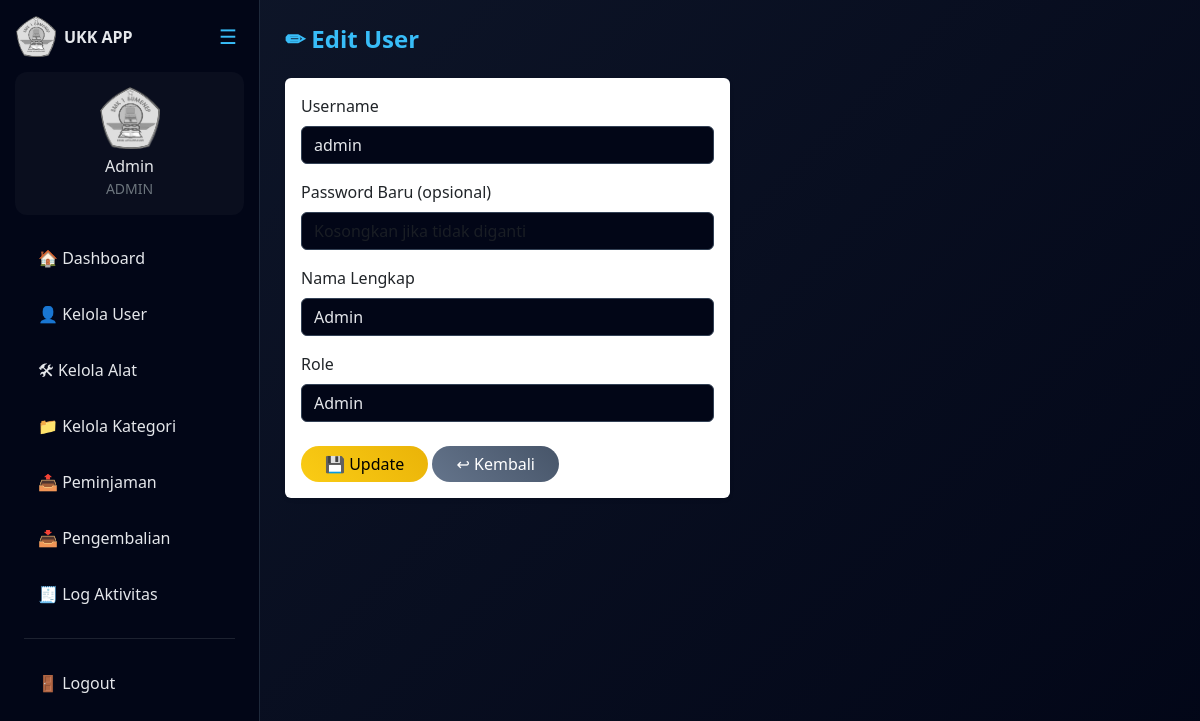
The page /ukk_peminjaman/admin/user_edit.php?id=1 (signed in) on the database its author committed.
### tables this page shows
CREATE TABLE `users` (
  `id` int(11) NOT NULL,
  `nama` varchar(100) DEFAULT NULL,
  `username` varchar(50) DEFAULT NULL,
  `password` varchar(255) DEFAULT NULL,
  `role` enum('admin','petugas','peminjam') DEFAULT NULL
);

### ukk_peminjaman/admin/user_edit.php (the view, shortened to what this page needs)
<?php
include "../config/database.php";
$id = $_GET['id'];
$data = mysqli_fetch_assoc(mysqli_query($koneksi, "SELECT * FROM users WHERE id='$id'"));
include "../assets/layout.php";
?>
<h4 class="mb-4">✏ Edit User</h4>
<div class="card shadow-sm border-0 col-md-6">
    <div class="card-body">
        <form method="POST">
            <div class="mb-3">
                <label class="form-label">Username</label>
                <input name="username" value="<?= htmlspecialchars($data['username']) ?>" class="form-control" required>
            </div>
            <div class="mb-3">
                <label class="form-label">Password Baru (opsional)</label>
                <input name="password" type="password" class="form-control" placeholder="Kosongkan jika tidak diganti">
            </div>
            <div class="mb-3">
                <label class="form-label">Nama Lengkap</label>
                <input name="nama" value="<?= htmlspecialchars($data['nama']) ?>" class="form-control" required>
            </div>
            <div class="mb-4">
                <label class="form-label">Role</label>
                <select name="role" class="form-select" required>
                    <option value="admin" <?= $data['role']=='admin'?'selected':'' ?>>Admin</option>
                </select>
            </div>
            <button name="update" class="btn btn-warning rounded-pill px-4">💾 Update</button>
            <a href="user.php" class="btn btn-secondary rounded-pill px-4">↩ Kembali</a>
        </form>
    </div>
</div>
<?php include "../assets/layout_footer.php"; ?>

### ukk_peminjaman/assets/theme-dark.css (style rules this page uses)
body { background: linear-gradient(135deg, #0f172a, #020617); color: #e5e7eb; min-height: 100vh; font-family: 'Segoe UI', sans-serif; }
h3, h4, h5 { color: #38bdf8; font-weight: bold; }
.btn-warning { background: linear-gradient(45deg, #facc15, #eab308); border: none; color: black; }
.btn-secondary { background: linear-gradient(45deg, #64748b, #475569); border: none; }
input, select { background: #020617 !important; color: #e5e7eb !important; border: 1px solid #334155 !important; }

### ukk_peminjaman/assets/layout.php (style rules this page uses)
body { display: flex; min-height: 100vh; }

### rows shown on the page
users: username "admin", nama "Admin", role "Admin"

### other values the page prints
$_SESSION['nama'] "Admin"
$_SESSION['role'] "ADMIN"
